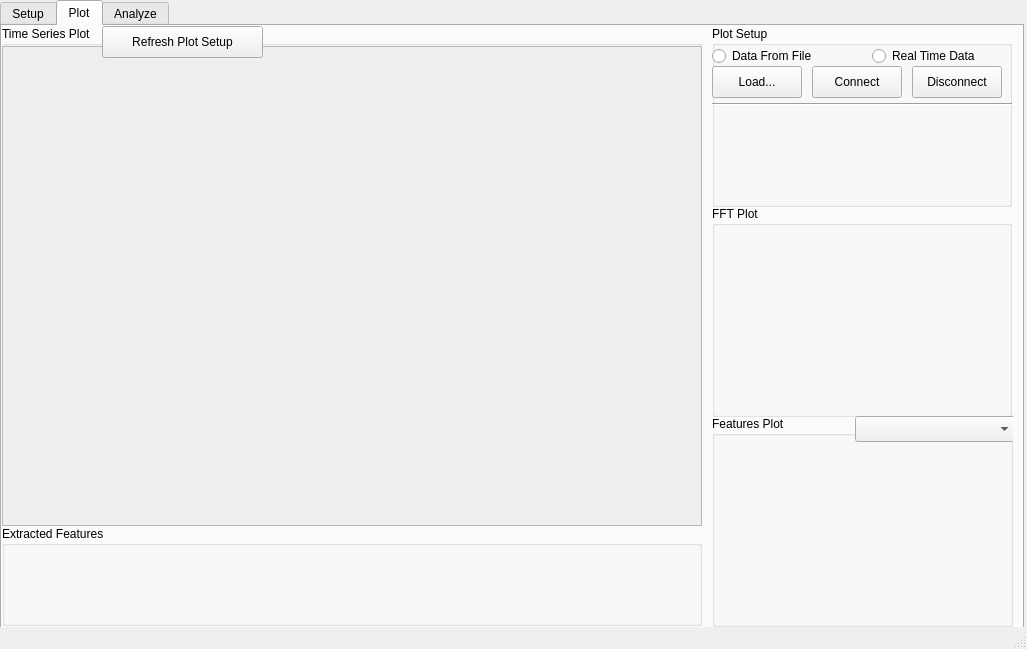
<?xml version="1.0" encoding="UTF-8"?>
<ui version="4.0">
 <class>MainWindow</class>
 <widget class="QMainWindow" name="MainWindow">
  <property name="geometry">
   <rect>
    <x>0</x>
    <y>0</y>
    <width>1027</width>
    <height>649</height>
   </rect>
  </property>
  <property name="windowTitle">
   <string>ZJU Biomedical Signal Analyzer - V0.1</string>
  </property>
  <widget class="QWidget" name="centralwidget">
   <widget class="QTabWidget" name="tabWidget">
    <property name="enabled">
     <bool>true</bool>
    </property>
    <property name="geometry">
     <rect>
      <x>0</x>
      <y>0</y>
      <width>1024</width>
      <height>768</height>
     </rect>
    </property>
    <property name="currentIndex">
     <number>1</number>
    </property>
    <widget class="QWidget" name="tab">
     <attribute name="title">
      <string>Setup</string>
     </attribute>
     <widget class="QGroupBox" name="groupBox">
      <property name="geometry">
       <rect>
        <x>0</x>
        <y>0</y>
        <width>241</width>
        <height>381</height>
       </rect>
      </property>
      <property name="title">
       <string>Channel Selection</string>
      </property>
      <widget class="QCheckBox" name="checkBox_1">
       <property name="geometry">
        <rect>
         <x>10</x>
         <y>20</y>
         <width>87</width>
         <height>20</height>
        </rect>
       </property>
       <property name="text">
        <string>channel 01</string>
       </property>
      </widget>
      <widget class="QCheckBox" name="checkBox_2">
       <property name="geometry">
        <rect>
         <x>10</x>
         <y>40</y>
         <width>87</width>
         <height>20</height>
        </rect>
       </property>
       <property name="text">
        <string>channel 02</string>
       </property>
      </widget>
      <widget class="QCheckBox" name="checkBox_3">
       <property name="geometry">
        <rect>
         <x>10</x>
         <y>60</y>
         <width>87</width>
         <height>20</height>
        </rect>
       </property>
       <property name="text">
        <string>channel 03</string>
       </property>
      </widget>
      <widget class="QCheckBox" name="checkBox_4">
       <property name="geometry">
        <rect>
         <x>10</x>
         <y>80</y>
         <width>87</width>
         <height>20</height>
        </rect>
       </property>
       <property name="text">
        <string>channel 04</string>
       </property>
      </widget>
      <widget class="QCheckBox" name="checkBox_5">
       <property name="geometry">
        <rect>
         <x>10</x>
         <y>100</y>
         <width>87</width>
         <height>20</height>
        </rect>
       </property>
       <property name="text">
        <string>channel 05</string>
       </property>
      </widget>
      <widget class="QCheckBox" name="checkBox_6">
       <property name="geometry">
        <rect>
         <x>10</x>
         <y>120</y>
         <width>87</width>
         <height>20</height>
        </rect>
       </property>
       <property name="text">
        <string>channel 06</string>
       </property>
      </widget>
      <widget class="QCheckBox" name="checkBox_7">
       <property name="geometry">
        <rect>
         <x>10</x>
         <y>140</y>
         <width>87</width>
         <height>20</height>
        </rect>
       </property>
       <property name="text">
        <string>channel 07</string>
       </property>
      </widget>
      <widget class="QCheckBox" name="checkBox_8">
       <property name="geometry">
        <rect>
         <x>10</x>
         <y>160</y>
         <width>87</width>
         <height>20</height>
        </rect>
       </property>
       <property name="text">
        <string>channel 08</string>
       </property>
      </widget>
      <widget class="QCheckBox" name="checkBox_9">
       <property name="geometry">
        <rect>
         <x>10</x>
         <y>180</y>
         <width>87</width>
         <height>20</height>
        </rect>
       </property>
       <property name="text">
        <string>channel 09</string>
       </property>
      </widget>
      <widget class="QCheckBox" name="checkBox_10">
       <property name="geometry">
        <rect>
         <x>10</x>
         <y>200</y>
         <width>87</width>
         <height>20</height>
        </rect>
       </property>
       <property name="text">
        <string>channel 10</string>
       </property>
      </widget>
      <widget class="QCheckBox" name="checkBox_11">
       <property name="geometry">
        <rect>
         <x>10</x>
         <y>220</y>
         <width>87</width>
         <height>20</height>
        </rect>
       </property>
       <property name="text">
        <string>channel 11</string>
       </property>
      </widget>
      <widget class="QCheckBox" name="checkBox_12">
       <property name="geometry">
        <rect>
         <x>10</x>
         <y>240</y>
         <width>87</width>
         <height>20</height>
        </rect>
       </property>
       <property name="text">
        <string>channel 12</string>
       </property>
      </widget>
      <widget class="QCheckBox" name="checkBox_13">
       <property name="geometry">
        <rect>
         <x>10</x>
         <y>260</y>
         <width>87</width>
         <height>20</height>
        </rect>
       </property>
       <property name="text">
        <string>channel 13</string>
       </property>
      </widget>
      <widget class="QCheckBox" name="checkBox_14">
       <property name="geometry">
        <rect>
         <x>10</x>
         <y>280</y>
         <width>87</width>
         <height>20</height>
        </rect>
       </property>
       <property name="text">
        <string>channel 14</string>
       </property>
      </widget>
      <widget class="QCheckBox" name="checkBox_15">
       <property name="geometry">
        <rect>
         <x>10</x>
         <y>300</y>
         <width>87</width>
         <height>20</height>
        </rect>
       </property>
       <property name="text">
        <string>channel 15</string>
       </property>
      </widget>
      <widget class="QCheckBox" name="checkBox_16">
       <property name="geometry">
        <rect>
         <x>10</x>
         <y>320</y>
         <width>87</width>
         <height>20</height>
        </rect>
       </property>
       <property name="text">
        <string>channel 16</string>
       </property>
      </widget>
      <widget class="QCheckBox" name="checkBox_17">
       <property name="geometry">
        <rect>
         <x>130</x>
         <y>20</y>
         <width>87</width>
         <height>20</height>
        </rect>
       </property>
       <property name="text">
        <string>channel 17</string>
       </property>
      </widget>
      <widget class="QCheckBox" name="checkBox_18">
       <property name="geometry">
        <rect>
         <x>130</x>
         <y>40</y>
         <width>87</width>
         <height>20</height>
        </rect>
       </property>
       <property name="text">
        <string>channel 18</string>
       </property>
      </widget>
      <widget class="QCheckBox" name="checkBox_19">
       <property name="geometry">
        <rect>
         <x>130</x>
         <y>60</y>
         <width>87</width>
         <height>20</height>
        </rect>
       </property>
       <property name="text">
        <string>channel 19</string>
       </property>
      </widget>
      <widget class="QCheckBox" name="checkBox_20">
       <property name="geometry">
        <rect>
         <x>130</x>
         <y>80</y>
         <width>87</width>
         <height>20</height>
        </rect>
       </property>
       <property name="text">
        <string>channel 20</string>
       </property>
      </widget>
      <widget class="QCheckBox" name="checkBox_21">
       <property name="geometry">
        <rect>
         <x>130</x>
         <y>100</y>
         <width>87</width>
         <height>20</height>
        </rect>
       </property>
       <property name="text">
        <string>channel 21</string>
       </property>
      </widget>
      <widget class="QCheckBox" name="checkBox_22">
       <property name="geometry">
        <rect>
         <x>130</x>
         <y>120</y>
         <width>87</width>
         <height>20</height>
        </rect>
       </property>
       <property name="text">
        <string>channel 22</string>
       </property>
      </widget>
      <widget class="QCheckBox" name="checkBox_23">
       <property name="geometry">
        <rect>
         <x>130</x>
         <y>140</y>
         <width>87</width>
         <height>20</height>
        </rect>
       </property>
       <property name="text">
        <string>channel 23</string>
       </property>
      </widget>
      <widget class="QCheckBox" name="checkBox_24">
       <property name="geometry">
        <rect>
         <x>130</x>
         <y>160</y>
         <width>87</width>
         <height>20</height>
        </rect>
       </property>
       <property name="text">
        <string>channel 24</string>
       </property>
      </widget>
      <widget class="QCheckBox" name="checkBox_25">
       <property name="geometry">
        <rect>
         <x>130</x>
         <y>180</y>
         <width>87</width>
         <height>20</height>
        </rect>
       </property>
       <property name="text">
        <string>channel 25</string>
       </property>
      </widget>
      <widget class="QCheckBox" name="checkBox_26">
       <property name="geometry">
        <rect>
         <x>130</x>
         <y>200</y>
         <width>87</width>
         <height>20</height>
        </rect>
       </property>
       <property name="text">
        <string>channel 26</string>
       </property>
      </widget>
      <widget class="QCheckBox" name="checkBox_27">
       <property name="geometry">
        <rect>
         <x>130</x>
         <y>220</y>
         <width>87</width>
         <height>20</height>
        </rect>
       </property>
       <property name="text">
        <string>channel 27</string>
       </property>
      </widget>
      <widget class="QCheckBox" name="checkBox_28">
       <property name="geometry">
        <rect>
         <x>130</x>
         <y>240</y>
         <width>87</width>
         <height>20</height>
        </rect>
       </property>
       <property name="text">
        <string>channel 28</string>
       </property>
      </widget>
      <widget class="QCheckBox" name="checkBox_29">
       <property name="geometry">
        <rect>
         <x>130</x>
         <y>260</y>
         <width>87</width>
         <height>20</height>
        </rect>
       </property>
       <property name="text">
        <string>channel 29</string>
       </property>
      </widget>
      <widget class="QCheckBox" name="checkBox_30">
       <property name="geometry">
        <rect>
         <x>130</x>
         <y>280</y>
         <width>87</width>
         <height>20</height>
        </rect>
       </property>
       <property name="text">
        <string>channel 30</string>
       </property>
      </widget>
      <widget class="QCheckBox" name="checkBox_31">
       <property name="geometry">
        <rect>
         <x>130</x>
         <y>300</y>
         <width>87</width>
         <height>20</height>
        </rect>
       </property>
       <property name="text">
        <string>channel 31</string>
       </property>
      </widget>
      <widget class="QCheckBox" name="checkBox_32">
       <property name="geometry">
        <rect>
         <x>130</x>
         <y>320</y>
         <width>87</width>
         <height>20</height>
        </rect>
       </property>
       <property name="text">
        <string>channel 32</string>
       </property>
      </widget>
      <widget class="QPushButton" name="btnSelectAll">
       <property name="geometry">
        <rect>
         <x>0</x>
         <y>340</y>
         <width>113</width>
         <height>32</height>
        </rect>
       </property>
       <property name="text">
        <string>Select All</string>
       </property>
      </widget>
      <widget class="QPushButton" name="btnSelectNone">
       <property name="geometry">
        <rect>
         <x>120</x>
         <y>340</y>
         <width>113</width>
         <height>32</height>
        </rect>
       </property>
       <property name="text">
        <string>Select None</string>
       </property>
      </widget>
     </widget>
    </widget>
    <widget class="QWidget" name="tab_2">
     <attribute name="title">
      <string>Plot</string>
     </attribute>
     <widget class="QGroupBox" name="groupBox_2">
      <property name="geometry">
       <rect>
        <x>0</x>
        <y>0</y>
        <width>700</width>
        <height>500</height>
       </rect>
      </property>
      <property name="title">
       <string>Time Series Plot</string>
      </property>
      <widget class="QScrollArea" name="scrollArea">
       <property name="geometry">
        <rect>
         <x>0</x>
         <y>20</y>
         <width>700</width>
         <height>480</height>
        </rect>
       </property>
       <property name="widgetResizable">
        <bool>true</bool>
       </property>
       <widget class="QWidget" name="scrollAreaWidgetContents">
        <property name="geometry">
         <rect>
          <x>0</x>
          <y>0</y>
          <width>698</width>
          <height>478</height>
         </rect>
        </property>
       </widget>
      </widget>
      <widget class="QPushButton" name="btnSetTimeSeriesPlot">
       <property name="geometry">
        <rect>
         <x>100</x>
         <y>0</y>
         <width>161</width>
         <height>32</height>
        </rect>
       </property>
       <property name="text">
        <string>Refresh Plot Setup</string>
       </property>
      </widget>
     </widget>
     <widget class="QGroupBox" name="groupBox_3">
      <property name="geometry">
       <rect>
        <x>710</x>
        <y>0</y>
        <width>300</width>
        <height>181</height>
       </rect>
      </property>
      <property name="title">
       <string>Plot Setup</string>
      </property>
      <widget class="QRadioButton" name="rbDataFromFile">
       <property name="geometry">
        <rect>
         <x>0</x>
         <y>20</y>
         <width>131</width>
         <height>20</height>
        </rect>
       </property>
       <property name="text">
        <string>Data From File</string>
       </property>
      </widget>
      <widget class="QRadioButton" name="rbRealTimeData">
       <property name="geometry">
        <rect>
         <x>160</x>
         <y>20</y>
         <width>121</width>
         <height>20</height>
        </rect>
       </property>
       <property name="text">
        <string>Real Time Data</string>
       </property>
      </widget>
      <widget class="QPushButton" name="btnLoad">
       <property name="geometry">
        <rect>
         <x>0</x>
         <y>40</y>
         <width>90</width>
         <height>32</height>
        </rect>
       </property>
       <property name="text">
        <string>Load...</string>
       </property>
      </widget>
      <widget class="QPushButton" name="btnConn">
       <property name="geometry">
        <rect>
         <x>100</x>
         <y>40</y>
         <width>90</width>
         <height>32</height>
        </rect>
       </property>
       <property name="text">
        <string>Connect</string>
       </property>
      </widget>
      <widget class="QPushButton" name="btnDisconn">
       <property name="geometry">
        <rect>
         <x>200</x>
         <y>40</y>
         <width>90</width>
         <height>32</height>
        </rect>
       </property>
       <property name="text">
        <string>Disconnect</string>
       </property>
      </widget>
      <widget class="Line" name="line">
       <property name="geometry">
        <rect>
         <x>0</x>
         <y>70</y>
         <width>301</width>
         <height>16</height>
        </rect>
       </property>
       <property name="orientation">
        <enum>Qt::Horizontal</enum>
       </property>
      </widget>
     </widget>
     <widget class="QGroupBox" name="groupBox_4">
      <property name="geometry">
       <rect>
        <x>0</x>
        <y>500</y>
        <width>700</width>
        <height>100</height>
       </rect>
      </property>
      <property name="title">
       <string>Extracted Features</string>
      </property>
     </widget>
     <widget class="QGroupBox" name="groupBox_5">
      <property name="geometry">
       <rect>
        <x>710</x>
        <y>180</y>
        <width>300</width>
        <height>211</height>
       </rect>
      </property>
      <property name="title">
       <string>FFT Plot</string>
      </property>
     </widget>
     <widget class="QGroupBox" name="groupBox_6">
      <property name="geometry">
       <rect>
        <x>710</x>
        <y>390</y>
        <width>301</width>
        <height>211</height>
       </rect>
      </property>
      <property name="title">
       <string>Features Plot</string>
      </property>
      <widget class="QComboBox" name="comboBox">
       <property name="geometry">
        <rect>
         <x>143</x>
         <y>0</y>
         <width>161</width>
         <height>26</height>
        </rect>
       </property>
      </widget>
     </widget>
    </widget>
    <widget class="QWidget" name="tab_3">
     <attribute name="title">
      <string>Analyze</string>
     </attribute>
    </widget>
   </widget>
  </widget>
  <widget class="QStatusBar" name="statusbar"/>
  <action name="actionimport">
   <property name="text">
    <string>import</string>
   </property>
  </action>
 </widget>
 <resources/>
 <connections/>
</ui>
